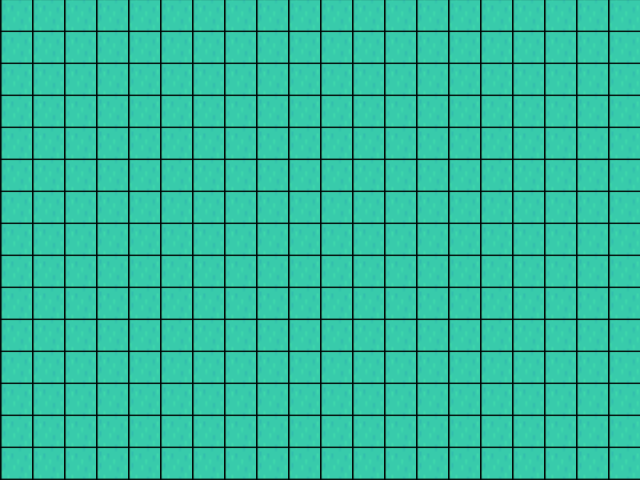

This is a level from a 2D game, rendered from its Tiled map with the project's own tilesets. A one-line summary and the complete map file follow:
An orthogonal 20x15 tile map with 32x32 px tiles, 1 tile layer (Camada de Blocos 1).

<map version="1.10" tiledversion="1.11.2" orientation="orthogonal" renderorder="right-down" width="20" height="15" tilewidth="32" tileheight="32" infinite="0" nextlayerid="2" nextobjectid="1">
 <tileset firstgid="1" name="tilemap32" tilewidth="32" tileheight="32" spacing="1" tilecount="486" columns="27">
  <image source="tilemap32.png" width="890" height="593" />
 </tileset>
 <layer id="1" name="Camada de Blocos 1" width="20" height="15">
  <data encoding="csv">
29,29,29,29,29,29,29,29,29,29,29,29,29,29,29,29,29,29,29,29,
29,29,29,29,29,29,29,29,29,29,29,29,29,29,29,29,29,29,29,29,
29,29,29,29,29,29,29,29,29,29,29,29,29,29,29,29,29,29,29,29,
29,29,29,29,29,29,29,29,29,29,29,29,29,29,29,29,29,29,29,29,
29,29,29,29,29,29,29,29,29,29,29,29,29,29,29,29,29,29,29,29,
29,29,29,29,29,29,29,29,29,29,29,29,29,29,29,29,29,29,29,29,
29,29,29,29,29,29,29,29,29,29,29,29,29,29,29,29,29,29,29,29,
29,29,29,29,29,29,29,29,29,29,29,29,29,29,29,29,29,29,29,29,
29,29,29,29,29,29,29,29,29,29,29,29,29,29,29,29,29,29,29,29,
29,29,29,29,29,29,29,29,29,29,29,29,29,29,29,29,29,29,29,29,
29,29,29,29,29,29,29,29,29,29,29,29,29,29,29,29,29,29,29,29,
29,29,29,29,29,29,29,29,29,29,29,29,29,29,29,29,29,29,29,29,
29,29,29,29,29,29,29,29,29,29,29,29,29,29,29,29,29,29,29,29,
29,29,29,29,29,29,29,29,29,29,29,29,29,29,29,29,29,29,29,29,
29,29,29,29,29,29,29,29,29,29,29,29,29,29,29,29,29,29,29,29
</data>
 </layer>
</map>